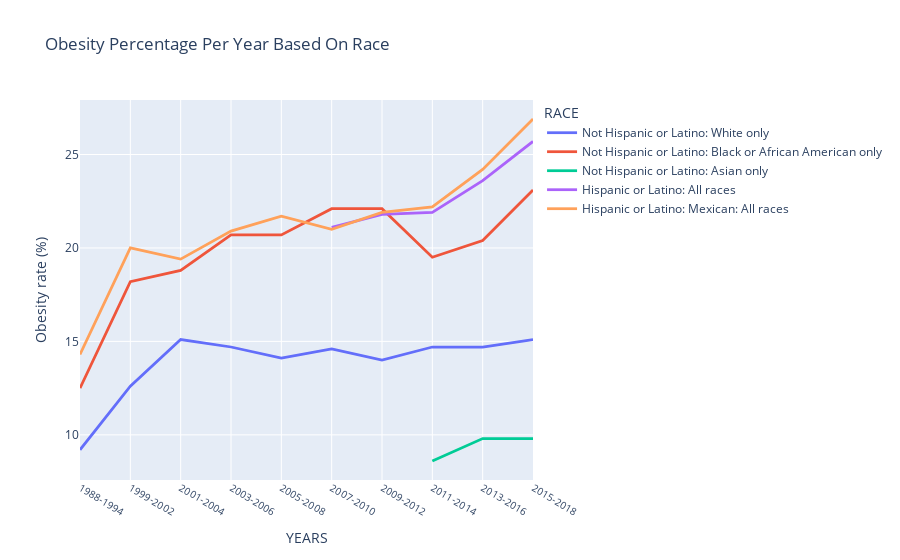

Write notebook code for a chart like this one.
### Markdown cell above
### Visual 2:

### Code cell
def obesity_Visual2(df):
    df = df.loc[df['AGE'] == '2-19 years']
    df.rename(columns = {"STUB_LABEL": "RACE"}, inplace = True)
    fig = px.line(df, x="YEAR", y="ESTIMATE", color="RACE", title="Obesity Percentage Per Year Based On Race")
    
    fig.update_xaxes(title_text="YEARS", tickfont=dict(size=10))
    fig.update_yaxes(title_text="Obesity rate (%)")
    
    fig.update_traces(line=dict(width=2.75))
    fig.show()

obesity_Visual2(race_his_obesity)

### Figure 1 — Plotly figure (JSON) as saved in the notebook; plotly's stock layout.template omitted (floating-point values rounded to 4 significant figures)
{"data": [{"hovertemplate": "RACE=Not Hispanic or Latino: White only<br>YEAR=%{x}<br>ESTIMATE=%{y}<extra></extra>", "legendgroup": "Not Hispanic or Latino: White only", "line": {"color": "#636efa", "dash": "solid", "width": 2.75}, "marker": {"symbol": "circle"}, "mode": "lines", "name": "Not Hispanic or Latino: White only", "orientation": "v", "showlegend": true, "type": "scatter", "x": ["1988-1994", "1999-2002", "2001-2004", "2003-2006", "2005-2008", "2007-2010", "2009-2012", "2011-2014", "2013-2016", "2015-2018"], "xaxis": "x", "y": [9.2, 12.6, 15.1, 14.7, 14.1, 14.6, 14, 14.7, 14.7, 15.1], "yaxis": "y"}, {"hovertemplate": "RACE=Not Hispanic or Latino: Black or African American only<br>YEAR=%{x}<br>ESTIMATE=%{y}<extra></extra>", "legendgroup": "Not Hispanic or Latino: Black or African American only", "line": {"color": "#EF553B", "dash": "solid", "width": 2.75}, "marker": {"symbol": "circle"}, "mode": "lines", "name": "Not Hispanic or Latino: Black or African American only", "orientation": "v", "showlegend": true, "type": "scatter", "x": ["1988-1994", "1999-2002", "2001-2004", "2003-2006", "2005-2008", "2007-2010", "2009-2012", "2011-2014", "2013-2016", "2015-2018"], "xaxis": "x", "y": [12.5, 18.2, 18.8, 20.7, 20.7, 22.1, 22.1, 19.5, 20.4, 23.1], "yaxis": "y"}, {"hovertemplate": "RACE=Not Hispanic or Latino: Asian only<br>YEAR=%{x}<br>ESTIMATE=%{y}<extra></extra>", "legendgroup": "Not Hispanic or Latino: Asian only", "line": {"color": "#00cc96", "dash": "solid", "width": 2.75}, "marker": {"symbol": "circle"}, "mode": "lines", "name": "Not Hispanic or Latino: Asian only", "orientation": "v", "showlegend": true, "type": "scatter", "x": ["1988-1994", "1999-2002", "2001-2004", "2003-2006", "2005-2008", "2007-2010", "2009-2012", "2011-2014", "2013-2016", "2015-2018"], "xaxis": "x", "y": [null, null, null, null, null, null, null, 8.6, 9.8, 9.8], "yaxis": "y"}, {"hovertemplate": "RACE=Hispanic or Latino: All races<br>YEAR=%{x}<br>ESTIMATE=%{y}<extra></extra>", "legendgroup": "Hispanic or Latino: All races", "line": {"color": "#ab63fa", "dash": "solid", "width": 2.75}, "marker": {"symbol": "circle"}, "mode": "lines", "name": "Hispanic or Latino: All races", "orientation": "v", "showlegend": true, "type": "scatter", "x": ["1988-1994", "1999-2002", "2001-2004", "2003-2006", "2005-2008", "2007-2010", "2009-2012", "2011-2014", "2013-2016", "2015-2018"], "xaxis": "x", "y": [null, null, null, null, null, 21.1, 21.8, 21.9, 23.6, 25.7], "yaxis": "y"}, {"hovertemplate": "RACE=Hispanic or Latino: Mexican: All races<br>YEAR=%{x}<br>ESTIMATE=%{y}<extra></extra>", "legendgroup": "Hispanic or Latino: Mexican: All races", "line": {"color": "#FFA15A", "dash": "solid", "width": 2.75}, "marker": {"symbol": "circle"}, "mode": "lines", "name": "Hispanic or Latino: Mexican: All races", "orientation": "v", "showlegend": true, "type": "scatter", "x": ["1988-1994", "1999-2002", "2001-2004", "2003-2006", "2005-2008", "2007-2010", "2009-2012", "2011-2014", "2013-2016", "2015-2018"], "xaxis": "x", "y": [14.3, 20, 19.4, 20.9, 21.7, 21, 21.9, 22.2, 24.2, 26.9], "yaxis": "y"}], "layout": {"autosize": true, "legend": {"title": {"text": "RACE"}, "tracegroupgap": 0}, "title": {"text": "Obesity Percentage Per Year Based On Race"}, "xaxis": {"anchor": "y", "autorange": true, "domain": [0, 1], "range": [0, 9], "tickfont": {"size": 10}, "title": {"text": "YEARS"}, "type": "category"}, "yaxis": {"anchor": "x", "autorange": true, "domain": [0, 1], "range": [7.583, 27.92], "title": {"text": "Obesity rate (%)"}, "type": "linear"}}}
